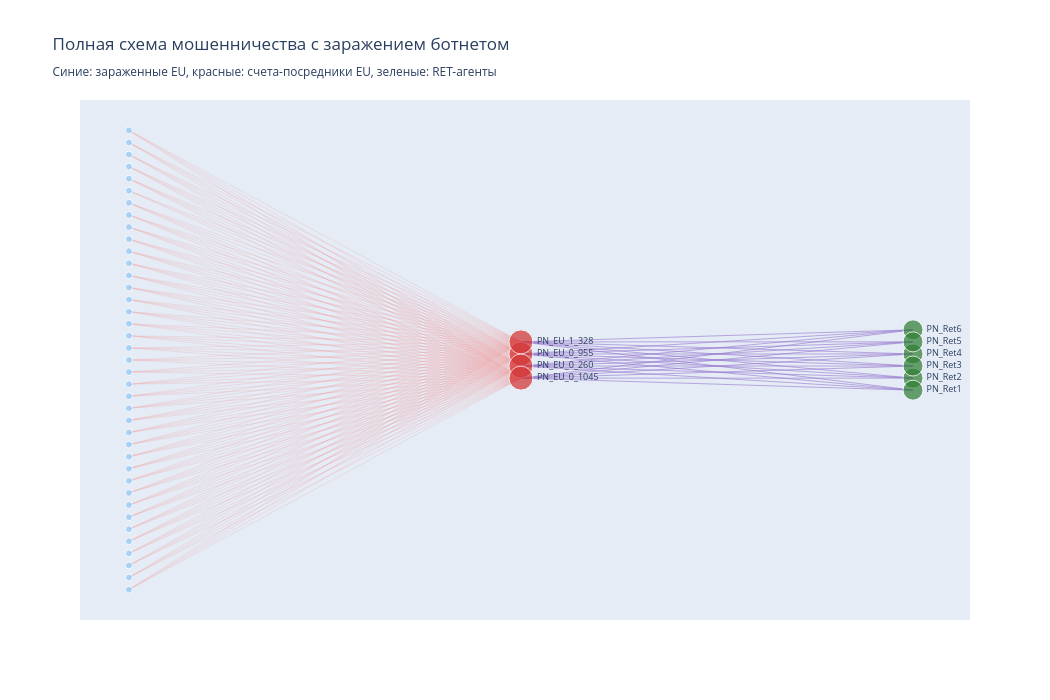

Notebook code cell kept with this figure:
### Markdown cell above
4 счета-посредника выводят все деньги по 6 RET-агентам.

Теперь совместим обе стадии схемы ботнета на одном графе, чтобы увидеть всю цепочку движения денег целиком.

### Code cell
infected_ids = set(bot_df['sender_user_id'])

combined_df = pd.concat([bot_df, mule_df])
G_combined = nx.DiGraph()
for _, row in combined_df.iterrows():
    G_combined.add_edge(row['sender_user_id'], row['receiver_user_id'],
                        stage=row['label'], amount=row['amount'])

in_deg_c  = dict(G_combined.in_degree())
out_deg_c = dict(G_combined.out_degree())

pos_combined = {}
inf_list_c  = sorted(infected_ids)
mule_list_c = sorted(mule_ids)
ret_list_c  = sorted(ret_ids)

for i, n in enumerate(inf_list_c):
    pos_combined[n] = (0, i - (len(inf_list_c) - 1) / 2)
for i, n in enumerate(mule_list_c):
    pos_combined[n] = (4, i - (len(mule_list_c) - 1) / 2)
for i, n in enumerate(ret_list_c):
    pos_combined[n] = (8, i - (len(ret_list_c) - 1) / 2)

edge_traces_c = []
for u, v, data in G_combined.edges(data=True):
    color = 'rgba(239,154,154,0.25)' if data['stage'] == 'F_bot' else 'rgba(149,117,205,0.6)'
    x0, y0 = pos_combined[u]
    x1, y1 = pos_combined[v]
    edge_traces_c.append(go.Scatter(
        x=[x0, x1, None], y=[y0, y1, None],
        mode='lines', line=dict(width=1.0, color=color), hoverinfo='none'
    ))

def get_color_c(n):
    if n in mule_ids:    return '#D32F2F'
    elif n in ret_ids:   return '#2E7D32'
    else:                return '#90CAF9'

def get_size_c(n):
    if n in mule_ids:  return 24
    elif n in ret_ids: return 20
    else:              return 7

node_trace_c = go.Scatter(
    x=[pos_combined[n][0] for n in G_combined.nodes()],
    y=[pos_combined[n][1] for n in G_combined.nodes()],
    mode='markers+text',
    text=[n if n not in infected_ids else '' for n in G_combined.nodes()],
    textposition='middle right',
    textfont=dict(size=9),
    hoverinfo='text',
    hovertext=[
        f"{n}<br>Входящих: {in_deg_c.get(n,0)}<br>Исходящих: {out_deg_c.get(n,0)}"
        for n in G_combined.nodes()
    ],
    marker=dict(
        size=[get_size_c(n)  for n in G_combined.nodes()],
        color=[get_color_c(n) for n in G_combined.nodes()],
        line=dict(width=1, color='white')
    )
)

fig = go.Figure(
    data=edge_traces_c + [node_trace_c],
    layout=go.Layout(
        title='Полная схема мошенничества с заражением ботнетом<br>'
              '<sub>Синие: зараженные EU, красные: счета-посредники EU, зеленые: RET-агенты<br>',
        showlegend=False,
        xaxis=dict(showgrid=False, zeroline=False, showticklabels=False),
        yaxis=dict(showgrid=False, zeroline=False, showticklabels=False),
        width=1050, height=700
    )
)

fig.show()

### Figure 1 — Plotly figure (JSON) as saved in the notebook; plotly's stock layout.template omitted (floating-point values rounded to 4 significant figures)
{"data": [{"hoverinfo": "none", "line": {"color": "rgba(239,154,154,0.25)", "width": 1}, "mode": "lines", "type": "scatter", "x": [0, 4, null], "y": [2, 0.5, null]}, {"hoverinfo": "none", "line": {"color": "rgba(239,154,154,0.25)", "width": 1}, "mode": "lines", "type": "scatter", "x": [0, 4, null], "y": [2, -1.5, null]}, {"hoverinfo": "none", "line": {"color": "rgba(239,154,154,0.25)", "width": 1}, "mode": "lines", "type": "scatter", "x": [0, 4, null], "y": [2, 1.5, null]}, {"hoverinfo": "none", "line": {"color": "rgba(239,154,154,0.25)", "width": 1}, "mode": "lines", "type": "scatter", "x": [0, 4, null], "y": [2, -0.5, null]}, {"hoverinfo": "none", "line": {"color": "rgba(149,117,205,0.6)", "width": 1}, "mode": "lines", "type": "scatter", "x": [4, 8, null], "y": [0.5, 2.5, null]}, {"hoverinfo": "none", "line": {"color": "rgba(149,117,205,0.6)", "width": 1}, "mode": "lines", "type": "scatter", "x": [4, 8, null], "y": [0.5, -0.5, null]}, {"hoverinfo": "none", "line": {"color": "rgba(149,117,205,0.6)", "width": 1}, "mode": "lines", "type": "scatter", "x": [4, 8, null], "y": [0.5, 1.5, null]}, {"hoverinfo": "none", "line": {"color": "rgba(149,117,205,0.6)", "width": 1}, "mode": "lines", "type": "scatter", "x": [4, 8, null], "y": [0.5, -1.5, null]}, {"hoverinfo": "none", "line": {"color": "rgba(149,117,205,0.6)", "width": 1}, "mode": "lines", "type": "scatter", "x": [4, 8, null], "y": [0.5, 0.5, null]}, {"hoverinfo": "none", "line": {"color": "rgba(149,117,205,0.6)", "width": 1}, "mode": "lines", "type": "scatter", "x": [4, 8, null], "y": [0.5, -2.5, null]}, {"hoverinfo": "none", "line": {"color": "rgba(239,154,154,0.25)", "width": 1}, "mode": "lines", "type": "scatter", "x": [0, 4, null], "y": [-18, -0.5, null]}, {"hoverinfo": "none", "line": {"color": "rgba(239,154,154,0.25)", "width": 1}, "mode": "lines", "type": "scatter", "x": [0, 4, null], "y": [-18, 0.5, null]}, {"hoverinfo": "none", "line": {"color": "rgba(239,154,154,0.25)", "width": 1}, "mode": "lines", "type": "scatter", "x": [0, 4, null], "y": [-18, 1.5, null]}, {"hoverinfo": "none", "line": {"color": "rgba(239,154,154,0.25)", "width": 1}, "mode": "lines", "type": "scatter", "x": [0, 4, null], "y": [-18, -1.5, null]}, {"hoverinfo": "none", "line": {"color": "rgba(149,117,205,0.6)", "width": 1}, "mode": "lines", "type": "scatter", "x": [4, 8, null], "y": [-0.5, -1.5, null]}, {"hoverinfo": "none", "line": {"color": "rgba(149,117,205,0.6)", "width": 1}, "mode": "lines", "type": "scatter", "x": [4, 8, null], "y": [-0.5, -2.5, null]}, {"hoverinfo": "none", "line": {"color": "rgba(149,117,205,0.6)", "width": 1}, "mode": "lines", "type": "scatter", "x": [4, 8, null], "y": [-0.5, 0.5, null]}, {"hoverinfo": "none", "line": {"color": "rgba(149,117,205,0.6)", "width": 1}, "mode": "lines", "type": "scatter", "x": [4, 8, null], "y": [-0.5, -0.5, null]}, {"hoverinfo": "none", "line": {"color": "rgba(149,117,205,0.6)", "width": 1}, "mode": "lines", "type": "scatter", "x": [4, 8, null], "y": [-0.5, 1.5, null]}, {"hoverinfo": "none", "line": {"color": "rgba(149,117,205,0.6)", "width": 1}, "mode": "lines", "type": "scatter", "x": [4, 8, null], "y": [-0.5, 2.5, null]}, {"hoverinfo": "none", "line": {"color": "rgba(239,154,154,0.25)", "width": 1}, "mode": "lines", "type": "scatter", "x": [0, 4, null], "y": [14, 1.5, null]}, {"hoverinfo": "none", "line": {"color": "rgba(239,154,154,0.25)", "width": 1}, "mode": "lines", "type": "scatter", "x": [0, 4, null], "y": [14, 0.5, null]}, {"hoverinfo": "none", "line": {"color": "rgba(239,154,154,0.25)", "width": 1}, "mode": "lines", "type": "scatter", "x": [0, 4, null], "y": [14, -0.5, null]}, {"hoverinfo": "none", "line": {"color": "rgba(149,117,205,0.6)", "width": 1}, "mode": "lines", "type": "scatter", "x": [4, 8, null], "y": [1.5, 2.5, null]}, {"hoverinfo": "none", "line": {"color": "rgba(149,117,205,0.6)", "width": 1}, "mode": "lines", "type": "scatter", "x": [4, 8, null], "y": [1.5, 0.5, null]}, {"hoverinfo": "none", "line": {"color": "rgba(149,117,205,0.6)", "width": 1}, "mode": "lines", "type": "scatter", "x": [4, 8, null], "y": [1.5, -2.5, null]}, {"hoverinfo": "none", "line": {"color": "rgba(149,117,205,0.6)", "width": 1}, "mode": "lines", "type": "scatter", "x": [4, 8, null], "y": [1.5, 1.5, null]}, {"hoverinfo": "none", "line": {"color": "rgba(149,117,205,0.6)", "width": 1}, "mode": "lines", "type": "scatter", "x": [4, 8, null], "y": [1.5, -1.5, null]}, {"hoverinfo": "none", "line": {"color": "rgba(149,117,205,0.6)", "width": 1}, "mode": "lines", "type": "scatter", "x": [4, 8, null], "y": [1.5, -0.5, null]}, {"hoverinfo": "none", "line": {"color": "rgba(239,154,154,0.25)", "width": 1}, "mode": "lines", "type": "scatter", "x": [0, 4, null], "y": [16, -0.5, null]}, {"hoverinfo": "none", "line": {"color": "rgba(239,154,154,0.25)", "width": 1}, "mode": "lines", "type": "scatter", "x": [0, 4, null], "y": [16, -1.5, null]}, {"hoverinfo": "none", "line": {"color": "rgba(239,154,154,0.25)", "width": 1}, "mode": "lines", "type": "scatter", "x": [0, 4, null], "y": [16, 0.5, null]}, {"hoverinfo": "none", "line": {"color": "rgba(239,154,154,0.25)", "width": 1}, "mode": "lines", "type": "scatter", "x": [0, 4, null], "y": [16, 1.5, null]}, {"hoverinfo": "none", "line": {"color": "rgba(239,154,154,0.25)", "width": 1}, "mode": "lines", "type": "scatter", "x": [0, 4, null], "y": [9, -0.5, null]}, {"hoverinfo": "none", "line": {"color": "rgba(239,154,154,0.25)", "width": 1}, "mode": "lines", "type": "scatter", "x": [0, 4, null], "y": [9, 1.5, null]}, {"hoverinfo": "none", "line": {"color": "rgba(239,154,154,0.25)", "width": 1}, "mode": "lines", "type": "scatter", "x": [0, 4, null], "y": [9, -1.5, null]}, {"hoverinfo": "none", "line": {"color": "rgba(239,154,154,0.25)", "width": 1}, "mode": "lines", "type": "scatter", "x": [0, 4, null], "y": [9, 0.5, null]}, {"hoverinfo": "none", "line": {"color": "rgba(239,154,154,0.25)", "width": 1}, "mode": "lines", "type": "scatter", "x": [0, 4, null], "y": [-16, 1.5, null]}, {"hoverinfo": "none", "line": {"color": "rgba(239,154,154,0.25)", "width": 1}, "mode": "lines", "type": "scatter", "x": [0, 4, null], "y": [-16, -0.5, null]}, {"hoverinfo": "none", "line": {"color": "rgba(239,154,154,0.25)", "width": 1}, "mode": "lines", "type": "scatter", "x": [0, 4, null], "y": [-16, 0.5, null]}, {"hoverinfo": "none", "line": {"color": "rgba(239,154,154,0.25)", "width": 1}, "mode": "lines", "type": "scatter", "x": [0, 4, null], "y": [-16, -1.5, null]}, {"hoverinfo": "none", "line": {"color": "rgba(239,154,154,0.25)", "width": 1}, "mode": "lines", "type": "scatter", "x": [0, 4, null], "y": [15, 1.5, null]}, {"hoverinfo": "none", "line": {"color": "rgba(239,154,154,0.25)", "width": 1}, "mode": "lines", "type": "scatter", "x": [0, 4, null], "y": [15, 0.5, null]}, {"hoverinfo": "none", "line": {"color": "rgba(239,154,154,0.25)", "width": 1}, "mode": "lines", "type": "scatter", "x": [0, 4, null], "y": [15, -0.5, null]}, {"hoverinfo": "none", "line": {"color": "rgba(239,154,154,0.25)", "width": 1}, "mode": "lines", "type": "scatter", "x": [0, 4, null], "y": [15, -1.5, null]}, {"hoverinfo": "none", "line": {"color": "rgba(239,154,154,0.25)", "width": 1}, "mode": "lines", "type": "scatter", "x": [0, 4, null], "y": [11, -1.5, null]}, {"hoverinfo": "none", "line": {"color": "rgba(239,154,154,0.25)", "width": 1}, "mode": "lines", "type": "scatter", "x": [0, 4, null], "y": [11, 0.5, null]}, {"hoverinfo": "none", "line": {"color": "rgba(239,154,154,0.25)", "width": 1}, "mode": "lines", "type": "scatter", "x": [0, 4, null], "y": [11, 1.5, null]}, {"hoverinfo": "none", "line": {"color": "rgba(239,154,154,0.25)", "width": 1}, "mode": "lines", "type": "scatter", "x": [0, 4, null], "y": [11, -0.5, null]}, {"hoverinfo": "none", "line": {"color": "rgba(149,117,205,0.6)", "width": 1}, "mode": "lines", "type": "scatter", "x": [4, 8, null], "y": [-1.5, 1.5, null]}, {"hoverinfo": "none", "line": {"color": "rgba(149,117,205,0.6)", "width": 1}, "mode": "lines", "type": "scatter", "x": [4, 8, null], "y": [-1.5, 0.5, null]}, {"hoverinfo": "none", "line": {"color": "rgba(149,117,205,0.6)", "width": 1}, "mode": "lines", "type": "scatter", "x": [4, 8, null], "y": [-1.5, -0.5, null]}, {"hoverinfo": "none", "line": {"color": "rgba(149,117,205,0.6)", "width": 1}, "mode": "lines", "type": "scatter", "x": [4, 8, null], "y": [-1.5, 2.5, null]}, {"hoverinfo": "none", "line": {"color": "rgba(149,117,205,0.6)", "width": 1}, "mode": "lines", "type": "scatter", "x": [4, 8, null], "y": [-1.5, -1.5, null]}, {"hoverinfo": "none", "line": {"color": "rgba(149,117,205,0.6)", "width": 1}, "mode": "lines", "type": "scatter", "x": [4, 8, null], "y": [-1.5, -2.5, null]}, {"hoverinfo": "none", "line": {"color": "rgba(239,154,154,0.25)", "width": 1}, "mode": "lines", "type": "scatter", "x": [0, 4, null], "y": [13, -0.5, null]}, {"hoverinfo": "none", "line": {"color": "rgba(239,154,154,0.25)", "width": 1}, "mode": "lines", "type": "scatter", "x": [0, 4, null], "y": [13, 1.5, null]}, {"hoverinfo": "none", "line": {"color": "rgba(239,154,154,0.25)", "width": 1}, "mode": "lines", "type": "scatter", "x": [0, 4, null], "y": [13, -1.5, null]}, {"hoverinfo": "none", "line": {"color": "rgba(239,154,154,0.25)", "width": 1}, "mode": "lines", "type": "scatter", "x": [0, 4, null], "y": [13, 0.5, null]}, {"hoverinfo": "none", "line": {"color": "rgba(239,154,154,0.25)", "width": 1}, "mode": "lines", "type": "scatter", "x": [0, 4, null], "y": [-7, -1.5, null]}, {"hoverinfo": "none", "line": {"color": "rgba(239,154,154,0.25)", "width": 1}, "mode": "lines", "type": "scatter", "x": [0, 4, null], "y": [-7, 0.5, null]}, {"hoverinfo": "none", "line": {"color": "rgba(239,154,154,0.25)", "width": 1}, "mode": "lines", "type": "scatter", "x": [0, 4, null], "y": [-7, 1.5, null]}, {"hoverinfo": "none", "line": {"color": "rgba(239,154,154,0.25)", "width": 1}, "mode": "lines", "type": "scatter", "x": [0, 4, null], "y": [-7, -0.5, null]}, {"hoverinfo": "none", "line": {"color": "rgba(239,154,154,0.25)", "width": 1}, "mode": "lines", "type": "scatter", "x": [0, 4, null], "y": [-3, -1.5, null]}, {"hoverinfo": "none", "line": {"color": "rgba(239,154,154,0.25)", "width": 1}, "mode": "lines", "type": "scatter", "x": [0, 4, null], "y": [-3, -0.5, null]}, {"hoverinfo": "none", "line": {"color": "rgba(239,154,154,0.25)", "width": 1}, "mode": "lines", "type": "scatter", "x": [0, 4, null], "y": [-3, 0.5, null]}, {"hoverinfo": "none", "line": {"color": "rgba(239,154,154,0.25)", "width": 1}, "mode": "lines", "type": "scatter", "x": [0, 4, null], "y": [-3, 1.5, null]}, {"hoverinfo": "none", "line": {"color": "rgba(239,154,154,0.25)", "width": 1}, "mode": "lines", "type": "scatter", "x": [0, 4, null], "y": [-13, -1.5, null]}, {"hoverinfo": "none", "line": {"color": "rgba(239,154,154,0.25)", "width": 1}, "mode": "lines", "type": "scatter", "x": [0, 4, null], "y": [-13, -0.5, null]}, {"hoverinfo": "none", "line": {"color": "rgba(239,154,154,0.25)", "width": 1}, "mode": "lines", "type": "scatter", "x": [0, 4, null], "y": [-13, 0.5, null]}, {"hoverinfo": "none", "line": {"color": "rgba(239,154,154,0.25)", "width": 1}, "mode": "lines", "type": "scatter", "x": [0, 4, null], "y": [-13, 1.5, null]}, {"hoverinfo": "none", "line": {"color": "rgba(239,154,154,0.25)", "width": 1}, "mode": "lines", "type": "scatter", "x": [0, 4, null], "y": [10, 0.5, null]}, {"hoverinfo": "none", "line": {"color": "rgba(239,154,154,0.25)", "width": 1}, "mode": "lines", "type": "scatter", "x": [0, 4, null], "y": [10, 1.5, null]}, {"hoverinfo": "none", "line": {"color": "rgba(239,154,154,0.25)", "width": 1}, "mode": "lines", "type": "scatter", "x": [0, 4, null], "y": [10, -1.5, null]}, {"hoverinfo": "none", "line": {"color": "rgba(239,154,154,0.25)", "width": 1}, "mode": "lines", "type": "scatter", "x": [0, 4, null], "y": [10, -0.5, null]}, {"hoverinfo": "none", "line": {"color": "rgba(239,154,154,0.25)", "width": 1}, "mode": "lines", "type": "scatter", "x": [0, 4, null], "y": [-15, 0.5, null]}, {"hoverinfo": "none", "line": {"color": "rgba(239,154,154,0.25)", "width": 1}, "mode": "lines", "type": "scatter", "x": [0, 4, null], "y": [-15, 1.5, null]}, {"hoverinfo": "none", "line": {"color": "rgba(239,154,154,0.25)", "width": 1}, "mode": "lines", "type": "scatter", "x": [0, 4, null], "y": [-15, -1.5, null]}, {"hoverinfo": "none", "line": {"color": "rgba(239,154,154,0.25)", "width": 1}, "mode": "lines", "type": "scatter", "x": [0, 4, null], "y": [-15, -0.5, null]}, {"hoverinfo": "none", "line": {"color": "rgba(239,154,154,0.25)", "width": 1}, "mode": "lines", "type": "scatter", "x": [0, 4, null], "y": [17, -0.5, null]}, {"hoverinfo": "none", "line": {"color": "rgba(239,154,154,0.25)", "width": 1}, "mode": "lines", "type": "scatter", "x": [0, 4, null], "y": [17, 0.5, null]}, {"hoverinfo": "none", "line": {"color": "rgba(239,154,154,0.25)", "width": 1}, "mode": "lines", "type": "scatter", "x": [0, 4, null], "y": [17, -1.5, null]}, {"hoverinfo": "none", "line": {"color": "rgba(239,154,154,0.25)", "width": 1}, "mode": "lines", "type": "scatter", "x": [0, 4, null], "y": [17, 1.5, null]}, {"hoverinfo": "none", "line": {"color": "rgba(239,154,154,0.25)", "width": 1}, "mode": "lines", "type": "scatter", "x": [0, 4, null], "y": [6, -0.5, null]}, {"hoverinfo": "none", "line": {"color": "rgba(239,154,154,0.25)", "width": 1}, "mode": "lines", "type": "scatter", "x": [0, 4, null], "y": [6, -1.5, null]}, {"hoverinfo": "none", "line": {"color": "rgba(239,154,154,0.25)", "width": 1}, "mode": "lines", "type": "scatter", "x": [0, 4, null], "y": [6, 0.5, null]}, {"hoverinfo": "none", "line": {"color": "rgba(239,154,154,0.25)", "width": 1}, "mode": "lines", "type": "scatter", "x": [0, 4, null], "y": [6, 1.5, null]}, {"hoverinfo": "none", "line": {"color": "rgba(239,154,154,0.25)", "width": 1}, "mode": "lines", "type": "scatter", "x": [0, 4, null], "y": [5, 1.5, null]}, {"hoverinfo": "none", "line": {"color": "rgba(239,154,154,0.25)", "width": 1}, "mode": "lines", "type": "scatter", "x": [0, 4, null], "y": [5, -1.5, null]}, {"hoverinfo": "none", "line": {"color": "rgba(239,154,154,0.25)", "width": 1}, "mode": "lines", "type": "scatter", "x": [0, 4, null], "y": [5, 0.5, null]}, {"hoverinfo": "none", "line": {"color": "rgba(239,154,154,0.25)", "width": 1}, "mode": "lines", "type": "scatter", "x": [0, 4, null], "y": [5, -0.5, null]}, {"hoverinfo": "none", "line": {"color": "rgba(239,154,154,0.25)", "width": 1}, "mode": "lines", "type": "scatter", "x": [0, 4, null], "y": [-6, 1.5, null]}, {"hoverinfo": "none", "line": {"color": "rgba(239,154,154,0.25)", "width": 1}, "mode": "lines", "type": "scatter", "x": [0, 4, null], "y": [-6, 0.5, null]}, {"hoverinfo": "none", "line": {"color": "rgba(239,154,154,0.25)", "width": 1}, "mode": "lines", "type": "scatter", "x": [0, 4, null], "y": [-6, -1.5, null]}, {"hoverinfo": "none", "line": {"color": "rgba(239,154,154,0.25)", "width": 1}, "mode": "lines", "type": "scatter", "x": [0, 4, null], "y": [-6, -0.5, null]}, {"hoverinfo": "none", "line": {"color": "rgba(239,154,154,0.25)", "width": 1}, "mode": "lines", "type": "scatter", "x": [0, 4, null], "y": [-19, -1.5, null]}, {"hoverinfo": "none", "line": {"color": "rgba(239,154,154,0.25)", "width": 1}, "mode": "lines", "type": "scatter", "x": [0, 4, null], "y": [-19, -0.5, null]}, {"hoverinfo": "none", "line": {"color": "rgba(239,154,154,0.25)", "width": 1}, "mode": "lines", "type": "scatter", "x": [0, 4, null], "y": [-19, 0.5, null]}, {"hoverinfo": "none", "line": {"color": "rgba(239,154,154,0.25)", "width": 1}, "mode": "lines", "type": "scatter", "x": [0, 4, null], "y": [-19, 1.5, null]}, {"hoverinfo": "none", "line": {"color": "rgba(239,154,154,0.25)", "width": 1}, "mode": "lines", "type": "scatter", "x": [0, 4, null], "y": [4, -0.5, null]}, {"hoverinfo": "none", "line": {"color": "rgba(239,154,154,0.25)", "width": 1}, "mode": "lines", "type": "scatter", "x": [0, 4, null], "y": [4, -1.5, null]}, {"hoverinfo": "none", "line": {"color": "rgba(239,154,154,0.25)", "width": 1}, "mode": "lines", "type": "scatter", "x": [0, 4, null], "y": [4, 0.5, null]}, {"hoverinfo": "none", "line": {"color": "rgba(239,154,154,0.25)", "width": 1}, "mode": "lines", "type": "scatter", "x": [0, 4, null], "y": [4, 1.5, null]}, {"hoverinfo": "none", "line": {"color": "rgba(239,154,154,0.25)", "width": 1}, "mode": "lines", "type": "scatter", "x": [0, 4, null], "y": [-17, 0.5, null]}, {"hoverinfo": "none", "line": {"color": "rgba(239,154,154,0.25)", "width": 1}, "mode": "lines", "type": "scatter", "x": [0, 4, null], "y": [-17, -0.5, null]}, {"hoverinfo": "none", "line": {"color": "rgba(239,154,154,0.25)", "width": 1}, "mode": "lines", "type": "scatter", "x": [0, 4, null], "y": [-17, 1.5, null]}, {"hoverinfo": "none", "line": {"color": "rgba(239,154,154,0.25)", "width": 1}, "mode": "lines", "type": "scatter", "x": [0, 4, null], "y": [-17, -1.5, null]}, {"hoverinfo": "none", "line": {"color": "rgba(239,154,154,0.25)", "width": 1}, "mode": "lines", "type": "scatter", "x": [0, 4, null], "y": [-8, 0.5, null]}, {"hoverinfo": "none", "line": {"color": "rgba(239,154,154,0.25)", "width": 1}, "mode": "lines", "type": "scatter", "x": [0, 4, null], "y": [-8, -0.5, null]}, {"hoverinfo": "none", "line": {"color": "rgba(239,154,154,0.25)", "width": 1}, "mode": "lines", "type": "scatter", "x": [0, 4, null], "y": [-8, 1.5, null]}, {"hoverinfo": "none", "line": {"color": "rgba(239,154,154,0.25)", "width": 1}, "mode": "lines", "type": "scatter", "x": [0, 4, null], "y": [-8, -1.5, null]}, {"hoverinfo": "none", "line": {"color": "rgba(239,154,154,0.25)", "width": 1}, "mode": "lines", "type": "scatter", "x": [0, 4, null], "y": [-5, 1.5, null]}, {"hoverinfo": "none", "line": {"color": "rgba(239,154,154,0.25)", "width": 1}, "mode": "lines", "type": "scatter", "x": [0, 4, null], "y": [-5, -1.5, null]}, {"hoverinfo": "none", "line": {"color": "rgba(239,154,154,0.25)", "width": 1}, "mode": "lines", "type": "scatter", "x": [0, 4, null], "y": [-5, 0.5, null]}, {"hoverinfo": "none", "line": {"color": "rgba(239,154,154,0.25)", "width": 1}, "mode": "lines", "type": "scatter", "x": [0, 4, null], "y": [-5, -0.5, null]}, {"hoverinfo": "none", "line": {"color": "rgba(239,154,154,0.25)", "width": 1}, "mode": "lines", "type": "scatter", "x": [0, 4, null], "y": [-12, -1.5, null]}, {"hoverinfo": "none", "line": {"color": "rgba(239,154,154,0.25)", "width": 1}, "mode": "lines", "type": "scatter", "x": [0, 4, null], "y": [-12, 1.5, null]}, {"hoverinfo": "none", "line": {"color": "rgba(239,154,154,0.25)", "width": 1}, "mode": "lines", "type": "scatter", "x": [0, 4, null], "y": [-12, -0.5, null]}, {"hoverinfo": "none", "line": {"color": "rgba(239,154,154,0.25)", "width": 1}, "mode": "lines", "type": "scatter", "x": [0, 4, null], "y": [-12, 0.5, null]}, {"hoverinfo": "none", "line": {"color": "rgba(239,154,154,0.25)", "width": 1}, "mode": "lines", "type": "scatter", "x": [0, 4, null], "y": [-4, 0.5, null]}, {"hoverinfo": "none", "line": {"color": "rgba(239,154,154,0.25)", "width": 1}, "mode": "lines", "type": "scatter", "x": [0, 4, null], "y": [-4, -0.5, null]}, {"hoverinfo": "none", "line": {"color": "rgba(239,154,154,0.25)", "width": 1}, "mode": "lines", "type": "scatter", "x": [0, 4, null], "y": [-4, 1.5, null]}, {"hoverinfo": "none", "line": {"color": "rgba(239,154,154,0.25)", "width": 1}, "mode": "lines", "type": "scatter", "x": [0, 4, null], "y": [-4, -1.5, null]}, {"hoverinfo": "none", "line": {"color": "rgba(239,154,154,0.25)", "width": 1}, "mode": "lines", "type": "scatter", "x": [0, 4, null], "y": [-11, 1.5, null]}, {"hoverinfo": "none", "line": {"color": "rgba(239,154,154,0.25)", "width": 1}, "mode": "lines", "type": "scatter", "x": [0, 4, null], "y": [-11, -1.5, null]}, {"hoverinfo": "none", "line": {"color": "rgba(239,154,154,0.25)", "width": 1}, "mode": "lines", "type": "scatter", "x": [0, 4, null], "y": [-11, -0.5, null]}, {"hoverinfo": "none", "line": {"color": "rgba(239,154,154,0.25)", "width": 1}, "mode": "lines", "type": "scatter", "x": [0, 4, null], "y": [-11, 0.5, null]}, {"hoverinfo": "none", "line": {"color": "rgba(239,154,154,0.25)", "width": 1}, "mode": "lines", "type": "scatter", "x": [0, 4, null], "y": [12, 0.5, null]}, {"hoverinfo": "none", "line": {"color": "rgba(239,154,154,0.25)", "width": 1}, "mode": "lines", "type": "scatter", "x": [0, 4, null], "y": [12, 1.5, null]}, {"hoverinfo": "none", "line": {"color": "rgba(239,154,154,0.25)", "width": 1}, "mode": "lines", "type": "scatter", "x": [0, 4, null], "y": [12, -1.5, null]}, {"hoverinfo": "none", "line": {"color": "rgba(239,154,154,0.25)", "width": 1}, "mode": "lines", "type": "scatter", "x": [0, 4, null], "y": [12, -0.5, null]}, {"hoverinfo": "none", "line": {"color": "rgba(239,154,154,0.25)", "width": 1}, "mode": "lines", "type": "scatter", "x": [0, 4, null], "y": [-1, -1.5, null]}, {"hoverinfo": "none", "line": {"color": "rgba(239,154,154,0.25)", "width": 1}, "mode": "lines", "type": "scatter", "x": [0, 4, null], "y": [-1, 0.5, null]}, {"hoverinfo": "none", "line": {"color": "rgba(239,154,154,0.25)", "width": 1}, "mode": "lines", "type": "scatter", "x": [0, 4, null], "y": [-1, 1.5, null]}, {"hoverinfo": "none", "line": {"color": "rgba(239,154,154,0.25)", "width": 1}, "mode": "lines", "type": "scatter", "x": [0, 4, null], "y": [-1, -0.5, null]}, {"hoverinfo": "none", "line": {"color": "rgba(239,154,154,0.25)", "width": 1}, "mode": "lines", "type": "scatter", "x": [0, 4, null], "y": [-9, -0.5, null]}, {"hoverinfo": "none", "line": {"color": "rgba(239,154,154,0.25)", "width": 1}, "mode": "lines", "type": "scatter", "x": [0, 4, null], "y": [-9, 1.5, null]}, {"hoverinfo": "none", "line": {"color": "rgba(239,154,154,0.25)", "width": 1}, "mode": "lines", "type": "scatter", "x": [0, 4, null], "y": [-9, -1.5, null]}, {"hoverinfo": "none", "line": {"color": "rgba(239,154,154,0.25)", "width": 1}, "mode": "lines", "type": "scatter", "x": [0, 4, null], "y": [-9, 0.5, null]}, {"hoverinfo": "none", "line": {"color": "rgba(239,154,154,0.25)", "width": 1}, "mode": "lines", "type": "scatter", "x": [0, 4, null], "y": [0, -1.5, null]}, {"hoverinfo": "none", "line": {"color": "rgba(239,154,154,0.25)", "width": 1}, "mode": "lines", "type": "scatter", "x": [0, 4, null], "y": [0, -0.5, null]}, {"hoverinfo": "none", "line": {"color": "rgba(239,154,154,0.25)", "width": 1}, "mode": "lines", "type": "scatter", "x": [0, 4, null], "y": [0, 0.5, null]}, {"hoverinfo": "none", "line": {"color": "rgba(239,154,154,0.25)", "width": 1}, "mode": "lines", "type": "scatter", "x": [0, 4, null], "y": [0, 1.5, null]}, {"hoverinfo": "none", "line": {"color": "rgba(239,154,154,0.25)", "width": 1}, "mode": "lines", "type": "scatter", "x": [0, 4, null], "y": [19, 0.5, null]}, {"hoverinfo": "none", "line": {"color": "rgba(239,154,154,0.25)", "width": 1}, "mode": "lines", "type": "scatter", "x": [0, 4, null], "y": [19, 1.5, null]}, {"hoverinfo": "none", "line": {"color": "rgba(239,154,154,0.25)", "width": 1}, "mode": "lines", "type": "scatter", "x": [0, 4, null], "y": [19, -1.5, null]}, {"hoverinfo": "none", "line": {"color": "rgba(239,154,154,0.25)", "width": 1}, "mode": "lines", "type": "scatter", "x": [0, 4, null], "y": [19, -0.5, null]}, {"hoverinfo": "none", "line": {"color": "rgba(239,154,154,0.25)", "width": 1}, "mode": "lines", "type": "scatter", "x": [0, 4, null], "y": [3, 1.5, null]}, {"hoverinfo": "none", "line": {"color": "rgba(239,154,154,0.25)", "width": 1}, "mode": "lines", "type": "scatter", "x": [0, 4, null], "y": [3, -0.5, null]}, {"hoverinfo": "none", "line": {"color": "rgba(239,154,154,0.25)", "width": 1}, "mode": "lines", "type": "scatter", "x": [0, 4, null], "y": [3, -1.5, null]}, {"hoverinfo": "none", "line": {"color": "rgba(239,154,154,0.25)", "width": 1}, "mode": "lines", "type": "scatter", "x": [0, 4, null], "y": [3, 0.5, null]}, {"hoverinfo": "none", "line": {"color": "rgba(239,154,154,0.25)", "width": 1}, "mode": "lines", "type": "scatter", "x": [0, 4, null], "y": [8, -1.5, null]}, {"hoverinfo": "none", "line": {"color": "rgba(239,154,154,0.25)", "width": 1}, "mode": "lines", "type": "scatter", "x": [0, 4, null], "y": [8, 1.5, null]}, {"hoverinfo": "none", "line": {"color": "rgba(239,154,154,0.25)", "width": 1}, "mode": "lines", "type": "scatter", "x": [0, 4, null], "y": [8, 0.5, null]}, {"hoverinfo": "none", "line": {"color": "rgba(239,154,154,0.25)", "width": 1}, "mode": "lines", "type": "scatter", "x": [0, 4, null], "y": [8, -0.5, null]}, {"hoverinfo": "none", "line": {"color": "rgba(239,154,154,0.25)", "width": 1}, "mode": "lines", "type": "scatter", "x": [0, 4, null], "y": [-10, -1.5, null]}, {"hoverinfo": "none", "line": {"color": "rgba(239,154,154,0.25)", "width": 1}, "mode": "lines", "type": "scatter", "x": [0, 4, null], "y": [-10, 1.5, null]}, {"hoverinfo": "none", "line": {"color": "rgba(239,154,154,0.25)", "width": 1}, "mode": "lines", "type": "scatter", "x": [0, 4, null], "y": [-10, 0.5, null]}, {"hoverinfo": "none", "line": {"color": "rgba(239,154,154,0.25)", "width": 1}, "mode": "lines", "type": "scatter", "x": [0, 4, null], "y": [-10, -0.5, null]}, {"hoverinfo": "none", "line": {"color": "rgba(239,154,154,0.25)", "width": 1}, "mode": "lines", "type": "scatter", "x": [0, 4, null], "y": [7, -0.5, null]}, {"hoverinfo": "none", "line": {"color": "rgba(239,154,154,0.25)", "width": 1}, "mode": "lines", "type": "scatter", "x": [0, 4, null], "y": [7, 0.5, null]}, {"hoverinfo": "none", "line": {"color": "rgba(239,154,154,0.25)", "width": 1}, "mode": "lines", "type": "scatter", "x": [0, 4, null], "y": [7, -1.5, null]}, {"hoverinfo": "none", "line": {"color": "rgba(239,154,154,0.25)", "width": 1}, "mode": "lines", "type": "scatter", "x": [0, 4, null], "y": [7, 1.5, null]}, {"hoverinfo": "none", "line": {"color": "rgba(239,154,154,0.25)", "width": 1}, "mode": "lines", "type": "scatter", "x": [0, 4, null], "y": [-14, -0.5, null]}, {"hoverinfo": "none", "line": {"color": "rgba(239,154,154,0.25)", "width": 1}, "mode": "lines", "type": "scatter", "x": [0, 4, null], "y": [-14, 0.5, null]}, {"hoverinfo": "none", "line": {"color": "rgba(239,154,154,0.25)", "width": 1}, "mode": "lines", "type": "scatter", "x": [0, 4, null], "y": [-14, 1.5, null]}, {"hoverinfo": "none", "line": {"color": "rgba(239,154,154,0.25)", "width": 1}, "mode": "lines", "type": "scatter", "x": [0, 4, null], "y": [-14, -1.5, null]}, {"hoverinfo": "none", "line": {"color": "rgba(239,154,154,0.25)", "width": 1}, "mode": "lines", "type": "scatter", "x": [0, 4, null], "y": [18, -0.5, null]}, {"hoverinfo": "none", "line": {"color": "rgba(239,154,154,0.25)", "width": 1}, "mode": "lines", "type": "scatter", "x": [0, 4, null], "y": [18, 1.5, null]}, {"hoverinfo": "none", "line": {"color": "rgba(239,154,154,0.25)", "width": 1}, "mode": "lines", "type": "scatter", "x": [0, 4, null], "y": [18, 0.5, null]}, {"hoverinfo": "none", "line": {"color": "rgba(239,154,154,0.25)", "width": 1}, "mode": "lines", "type": "scatter", "x": [0, 4, null], "y": [18, -1.5, null]}, {"hoverinfo": "none", "line": {"color": "rgba(239,154,154,0.25)", "width": 1}, "mode": "lines", "type": "scatter", "x": [0, 4, null], "y": [1, -1.5, null]}, {"hoverinfo": "none", "line": {"color": "rgba(239,154,154,0.25)", "width": 1}, "mode": "lines", "type": "scatter", "x": [0, 4, null], "y": [1, 1.5, null]}, {"hoverinfo": "none", "line": {"color": "rgba(239,154,154,0.25)", "width": 1}, "mode": "lines", "type": "scatter", "x": [0, 4, null], "y": [1, 0.5, null]}, {"hoverinfo": "none", "line": {"color": "rgba(239,154,154,0.25)", "width": 1}, "mode": "lines", "type": "scatter", "x": [0, 4, null], "y": [1, -0.5, null]}, {"hoverinfo": "none", "line": {"color": "rgba(239,154,154,0.25)", "width": 1}, "mode": "lines", "type": "scatter", "x": [0, 4, null], "y": [-2, -0.5, null]}, {"hoverinfo": "none", "line": {"color": "rgba(239,154,154,0.25)", "width": 1}, "mode": "lines", "type": "scatter", "x": [0, 4, null], "y": [-2, 0.5, null]}, {"hoverinfo": "none", "line": {"color": "rgba(239,154,154,0.25)", "width": 1}, "mode": "lines", "type": "scatter", "x": [0, 4, null], "y": [-2, 1.5, null]}, {"hoverinfo": "none", "line": {"color": "rgba(239,154,154,0.25)", "width": 1}, "mode": "lines", "type": "scatter", "x": [0, 4, null], "y": [-2, -1.5, null]}, {"hoverinfo": "text", "hovertext": ["PN_EU_0_767<br>Входящих: 0<br>Исходящих: 4", "PN_EU_0_955<br>Входящих: 39<br>Исходящих: 6", "PN_EU_0_1113<br>Входящих: 0<br>Исходящих: 4", "PN_EU_0_260<br>Входящих: 39<br>Исходящих: 6", "PN_EU_1_508<br>Входящих: 0<br>Исходящих: 3", "PN_EU_1_328<br>Входящих: 39<br>Исходящих: 6", "PN_EU_2_134<br>Входящих: 0<br>Исходящих: 4", "PN_EU_1_211<br>Входящих: 0<br>Исходящих: 4", "PN_EU_0_1209<br>Входящих: 0<br>Исходящих: 4", "PN_EU_1_99<br>Входящих: 0<br>Исходящих: 4", "PN_EU_1_437<br>Входящих: 0<br>Исходящих: 4", "PN_EU_0_1045<br>Входящих: 38<br>Исходящих: 6", "PN_EU_1_495<br>Входящих: 0<br>Исходящих: 4", "PN_EU_0_476<br>Входящих: 0<br>Исходящих: 4", "PN_EU_0_668<br>Входящих: 0<br>Исходящих: 4", "PN_EU_0_19<br>Входящих: 0<br>Исходящих: 4", "PN_EU_1_352<br>Входящих: 0<br>Исходящих: 4", "PN_EU_0_1256<br>Входящих: 0<br>Исходящих: 4", "PN_EU_2_51<br>Входящих: 0<br>Исходящих: 4", "PN_EU_0_870<br>Входящих: 0<br>Исходящих: 4", "PN_EU_0_87<br>Входящих: 0<br>Исходящих: 4", "PN_EU_0_49<br>Входящих: 0<br>Исходящих: 4", "PN_EU_0_1032<br>Входящих: 0<br>Исходящих: 4", "PN_EU_0_789<br>Входящих: 0<br>Исходящих: 4", "PN_EU_0_1166<br>Входящих: 0<br>Исходящих: 4", "PN_EU_0_468<br>Входящих: 0<br>Исходящих: 4", "PN_EU_0_5<br>Входящих: 0<br>Исходящих: 4", "PN_EU_0_227<br>Входящих: 0<br>Исходящих: 4", "PN_EU_0_501<br>Входящих: 0<br>Исходящих: 4", "PN_EU_0_248<br>Входящих: 0<br>Исходящих: 4", "PN_EU_1_449<br>Входящих: 0<br>Исходящих: 4", "PN_EU_0_704<br>Входящих: 0<br>Исходящих: 4", "PN_EU_0_379<br>Входящих: 0<br>Исходящих: 4", "PN_EU_0_741<br>Входящих: 0<br>Исходящих: 4", "PN_EU_3_5<br>Входящих: 0<br>Исходящих: 4", "PN_EU_0_779<br>Входящих: 0<br>Исходящих: 4", "PN_EU_1_114<br>Входящих: 0<br>Исходящих: 4", "PN_EU_0_298<br>Входящих: 0<br>Исходящих: 4", "PN_EU_0_888<br>Входящих: 0<br>Исходящих: 4", "PN_EU_0_143<br>Входящих: 0<br>Исходящих: 4", "PN_EU_2_57<br>Входящих: 0<br>Исходящих: 4", "PN_EU_0_761<br>Входящих: 0<br>Исходящих: 4", "PN_EU_0_687<br>Входящих: 0<br>Исходящих: 4", "PN_Ret2<br>Входящих: 4<br>Исходящих: 0", "PN_Ret6<br>Входящих: 4<br>Исходящих: 0", "PN_Ret1<br>Входящих: 4<br>Исходящих: 0", "PN_Ret4<br>Входящих: 4<br>Исходящих: 0", "PN_Ret5<br>Входящих: 4<br>Исходящих: 0", "PN_Ret3<br>Входящих: 4<br>Исходящих: 0"], "marker": {"color": ["#90CAF9", "#D32F2F", "#90CAF9", "#D32F2F", "#90CAF9", "#D32F2F", "#90CAF9", "#90CAF9", "#90CAF9", "#90CAF9", "#90CAF9", "#D32F2F", "#90CAF9", "#90CAF9", "#90CAF9", "#90CAF9", "#90CAF9", "#90CAF9", "#90CAF9", "#90CAF9", "#90CAF9", "#90CAF9", "#90CAF9", "#90CAF9", "#90CAF9", "#90CAF9", "#90CAF9", "#90CAF9", "#90CAF9", "#90CAF9", "#90CAF9", "#90CAF9", "#90CAF9", "#90CAF9", "#90CAF9", "#90CAF9", "#90CAF9", "#90CAF9", "#90CAF9", "#90CAF9", "#90CAF9", "#90CAF9", "#90CAF9", "#2E7D32", "#2E7D32", "#2E7D32", "#2E7D32", "#2E7D32", "#2E7D32"], "line": {"color": "white", "width": 1}, "size": [7, 24, 7, 24, 7, 24, 7, 7, 7, 7, 7, 24, 7, 7, 7, 7, 7, 7, 7, 7, 7, 7, 7, 7, 7, 7, 7, 7, 7, 7, 7, 7, 7, 7, 7, 7, 7, 7, 7, 7, 7, 7, 7, 20, 20, 20, 20, 20, 20]}, "mode": "markers+text", "text": ["", "PN_EU_0_955", "", "PN_EU_0_260", "", "PN_EU_1_328", "", "", "", "", "", "PN_EU_0_1045", "", "", "", "", "", "", "", "", "", "", "", "", "", "", "", "", "", "", "", "", "", "", "", "", "", "", "", "", "", "", "", "PN_Ret2", "PN_Ret6", "PN_Ret1", "PN_Ret4", "PN_Ret5", "PN_Ret3"], "textfont": {"size": 9}, "textposition": "middle right", "type": "scatter", "x": [0, 4, 0, 4, 0, 4, 0, 0, 0, 0, 0, 4, 0, 0, 0, 0, 0, 0, 0, 0, 0, 0, 0, 0, 0, 0, 0, 0, 0, 0, 0, 0, 0, 0, 0, 0, 0, 0, 0, 0, 0, 0, 0, 8, 8, 8, 8, 8, 8], "y": [2, 0.5, -18, -0.5, 14, 1.5, 16, 9, -16, 15, 11, -1.5, 13, -7, -3, -13, 10, -15, 17, 6, 5, -6, -19, 4, -17, -8, -5, -12, -4, -11, 12, -1, -9, 0, 19, 3, 8, -10, 7, -14, 18, 1, -2, -1.5, 2.5, -2.5, 0.5, 1.5, -0.5]}], "layout": {"height": 700, "showlegend": false, "title": {"text": "Полная схема мошенничества с заражением ботнетом<br><sub>Синие: зараженные EU, красные: счета-посредники EU, зеленые: RET-агенты<br>"}, "width": 1050, "xaxis": {"showgrid": false, "showticklabels": false, "zeroline": false}, "yaxis": {"showgrid": false, "showticklabels": false, "zeroline": false}}}
